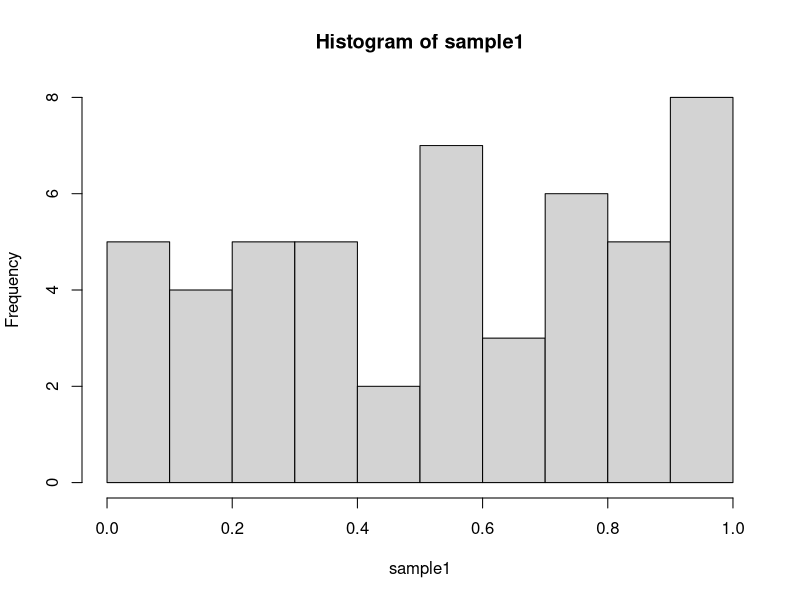
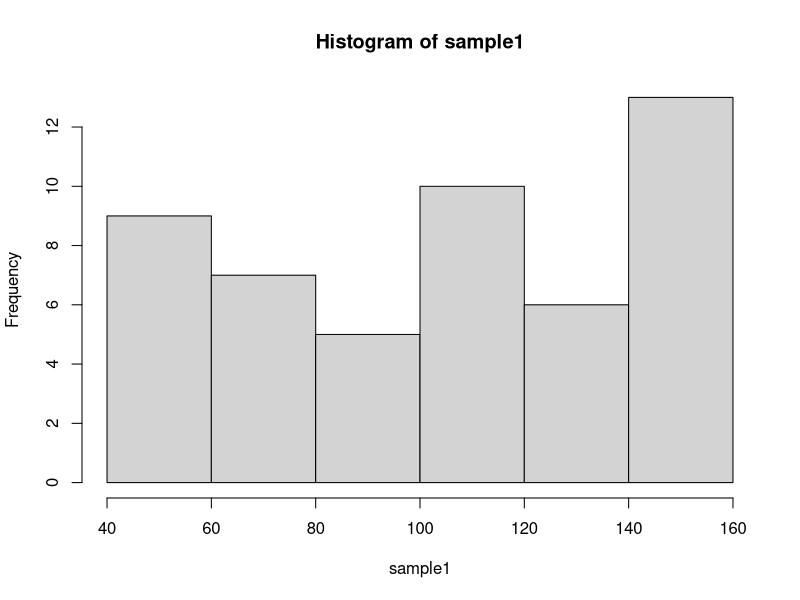
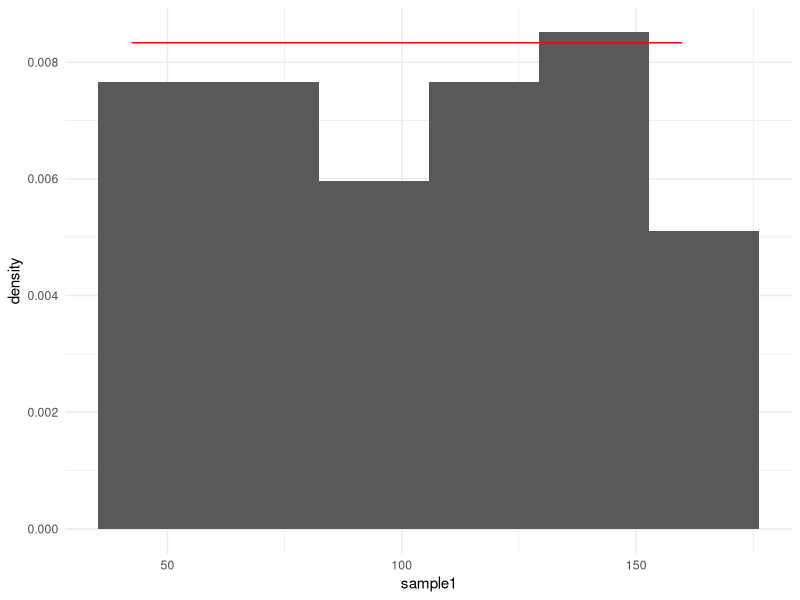
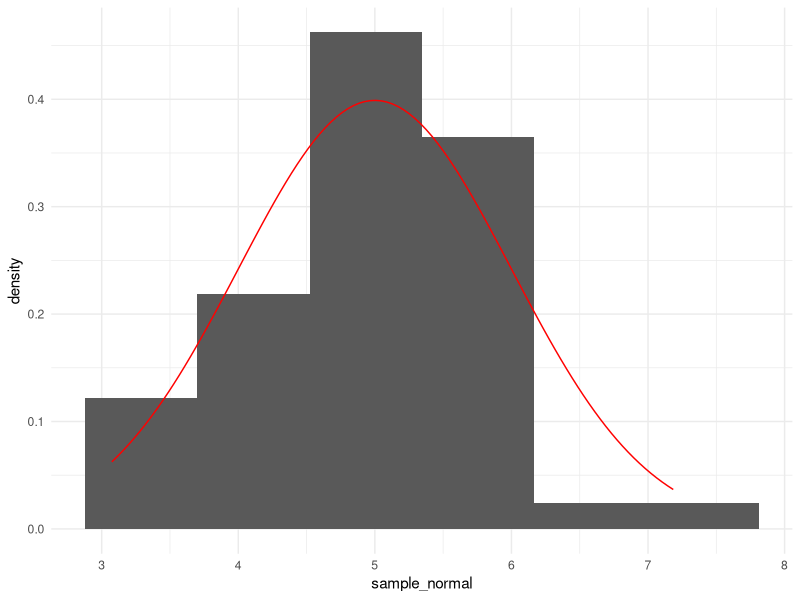

Recreate these plots in R, in order.
#Simulations and sampling
#try to generate random value from uniform distribution
number <- runif(n=1) #random num between 0 und 1

#let's create a sample from this distribution
sample1 <- runif(n=50)
sample1
hist(sample1)

#try to transform [0,1] to [40,160]
sample1 <- (sample1*(160-40))+40
sample1
hist(sample1)

#dataframe
sample1_df <- as.data.frame(sample1)
library(ggplot2)
ggplot(sample1_df, aes(x=sample1))+
  geom_histogram(aes(y=after_stat(density)), bins=6)+
  stat_function(fun=dunif,
                args = list(min=40, max=160),
                col='red')+
  theme_minimal()

low_bound <- 40
upp_bound <- 160

#sample1 <- runif(n=50)
#transfrom them to U(40,160)
#with quantile function
sample <- qunif(sample1, min = low_bound, max=upp_bound)


#use this for normal distribution
mu <- 5
sigma <- 1

#we would like to get the same results
set.seed(1992)
sample1 <- runif(n=50)
sample_normal <- qnorm(sample1, mu, sigma)
norm_df <- as.data.frame(sample_normal)

#plot
ggplot(norm_df, aes(x=sample_normal))+
  geom_histogram(aes(y=after_stat(density)), bins=6)+
  stat_function(fun=dnorm,
                args = list(mean=mu, sd=sigma),
                col='red')+
  theme_minimal()

#create uniform, normal and exponential distribution
#and 1-1 sample from them
#Normal distributed sample N(50,10)
mu <- 50
sigma <- 10
set.seed(1992)
sample_normal <- rnorm(n=50, mu, sigma)

#exponential distributed sample with lambda = 0.002
lambda <- 0.002
set.seed(1992)
sample_exponential <- rexp(n=50, rate= lambda)
?rexp

#sample from uniform distribution (7,51)
low_bound <- 7
upp_bound <- 51
sample_uniform <- runif(n=50, min=low_bound, max=upp_bound)

#merge them in a dataframe
randomdata <- data.frame(normal=sample_normal, 
                         exponential=sample_exponential,
                         uniform=sample_uniform)

str(randomdata)

#Normally distributed sample
#the mean is 50 and the standard deviation is 10
#exponential
#the mean is 500 and the standard deviation is also 500
#1/lambda 
#Uniform
#the mean is (a+b)/2 = (7+51)/2 = 29
#sd is (b-a)/sqrt(12)=(51-7)/sqrt(12) = 12.7

#create a table to check these values in the samples
norm_stats <- c(
  mu, 
  sigma,
  qnorm(0.5, mu, sigma), #Median
  pnorm(40, mu, sigma)#P(Yi<40)
) #theory value

expstats <- c(
  (1/lambda),
  (1/lambda),
  qexp(0.5, rate = lambda),
  pexp(40, rate=lambda)
)

unistats <- c(
  ((low_bound+upp_bound)/2),
  ((upp_bound-low_bound)/sqrt(12)),
  qunif(0.5, min=low_bound, max = upp_bound),
  punif(100, min=low_bound, max = upp_bound)
)

#create a table for theoretical measures
TheoreticalMeasures <- data.frame(Normal=norm_stats,
                                  Exponential=expstats,
                                  Uniform=unistats)

rownames(TheoreticalMeasures) <- c("Expected value",
                                   "Standard deviation",
                                   "Median",
                                   "P(Yi<40)")

round(TheoreticalMeasures, 3)

#calculate the measures for samples
norm_sample_stats <- c(mean(randomdata$normal),
                       sd(randomdata$normal),
                       median(randomdata$normal),
                       sum(randomdata$normal<40)/nrow(randomdata))

exp_sample_stats <- c(mean(randomdata$exponential),
                      sd(randomdata$exponential),
                      median(randomdata$exponential),
                      sum(randomdata$exponential<40)/nrow(randomdata))

uni_sample_stats <- c(mean(randomdata$uniform),
                      sd(randomdata$uniform),
                      median(randomdata$uniform),
                      sum(randomdata$uniform<40)/nrow(randomdata))

#merge them
SampleMeasures <- data.frame(Normal=norm_sample_stats,
                             Exponential = exp_sample_stats,
                             Uniform=uni_sample_stats)

rownames(SampleMeasures) <- c("Mean", "Standard deviation", "Median", "P(Yi<40)")


round(TheoreticalMeasures, 3)
round(SampleMeasures, 3)

#create a function to generate samples
GenerateSample <- function(sample_size, random_seed){
  #Normal distributed sample N(50,10)
  mu <- 50
  sigma <- 10
  set.seed(random_seed)
  sample_normal <- rnorm(n=sample_size, mu, sigma)
  
  #exponential distributed sample with lambda = 0.002
  lambda <- 0.002
  set.seed(random_seed)
  sample_exponential <- rexp(n=sample_size, rate= lambda)
  
  #sample from uniform distribution (7,51)
  low_bound <- 7
  upp_bound <- 51
  set.seed(random_seed)
  sample_uniform <- runif(n=sample_size, min=low_bound, max=upp_bound)
  
  #merge them in a dataframe
  randomdata <- data.frame(normal=sample_normal, 
                           exponential=sample_exponential,
                           uniform=sample_uniform)
  
  #calculate the measures for samples
  norm_sample_stats <- c(mean(randomdata$normal),
                         sd(randomdata$normal),
                         median(randomdata$normal),
                         sum(randomdata$normal<40)/nrow(randomdata))
  
  exp_sample_stats <- c(mean(randomdata$exponential),
                        sd(randomdata$exponential),
                        median(randomdata$exponential),
                        sum(randomdata$exponential<40)/nrow(randomdata))
  
  uni_sample_stats <- c(mean(randomdata$uniform),
                        sd(randomdata$uniform),
                        median(randomdata$uniform),
                        sum(randomdata$uniform<40)/nrow(randomdata))
  
  #merge them
  SampleMeasures <- data.frame(Normal=norm_sample_stats,
                               Exponential = exp_sample_stats,
                               Uniform=uni_sample_stats)
  
  rownames(SampleMeasures) <- c("Mean", "Standard deviation", "Median", "P(Yi<40)")
  
  return(SampleMeasures)
  
}

#check the function
TheoreticalMeasures 
GenerateSample(50, 1992)
GenerateSample(10000, 1992)

#Central limit theorem
setwd("C:/Statsmodel/Class 03")
library(readxl)
swimming <- read_excel("LIDLBalaton2022.xlsx") #is a population
print(swimming)

#population
Popmean <- mean(swimming$TIME)
Popstd <- sd(swimming$TIME) #sample standard deviation
RealPopstd <- sqrt(sum((swimming$TIME - Popmean)^2)/nrow(swimming)) #population sd
Popprop <- sum(swimming$TIME>180/nrow(swimming))

#100 elements sample from this population IID liked sample of n=100
set.seed(1992)
selected_into_sample <- sample(rownames(swimming), size=100, replace = TRUE) #to get IID like
swimming_sample <- swimming[selected_into_sample, ]
#it is an IID sample from the population
c(mean(swimming_sample$TIME), sd(swimming_sample$TIME))

set.seed(2022)
selected_into_sample2 <- sample(rownames(swimming), size=100, replace = TRUE) 
swimming_sample2 <- swimming[selected_into_sample2, ]
c(mean(swimming_sample2$TIME), sd(swimming_sample2$TIME))

#method of resampling
set.seed(1992)
samples <- sample(swimming$TIME, size = 100, replace = TRUE)

for(index in 1:(10000-1)){
  set.seed(1992+index)
  samples <- rbind(samples, sample(swimming$TIME, size = 100, replace = TRUE))
}

samples <- as.data.frame(samples)  

rownames(samples) <- paste0("sample", 1:10000)
colnames(samples) <- paste0("Element", 1:100)
head(samples)
